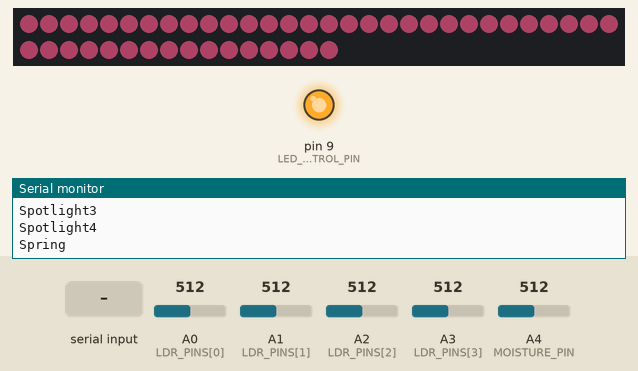
This sketch was run on a simulated Arduino Uno, built with avr-gcc and run on an emulated ATmega328P. On the bench: 46 RGB LEDs in strip order, left to right, continuing on the next row, output pins drawn as LEDs (lit = HIGH), the last lines printed to the serial monitor. The inputs (shaded band) are chosen by the test bench; at power-on: A0 (LDR_PINS[0]) = 512, A1 (LDR_PINS[1]) = 512, A2 (LDR_PINS[2]) = 512, A3 (LDR_PINS[3]) = 512, A4 (MOISTURE_PIN) = 512. Dim RGB values are drawn brighter than linear.

Above: at 32.2 s.
32.3 s: "Reset\n" received over Serial
At 34.01 s:
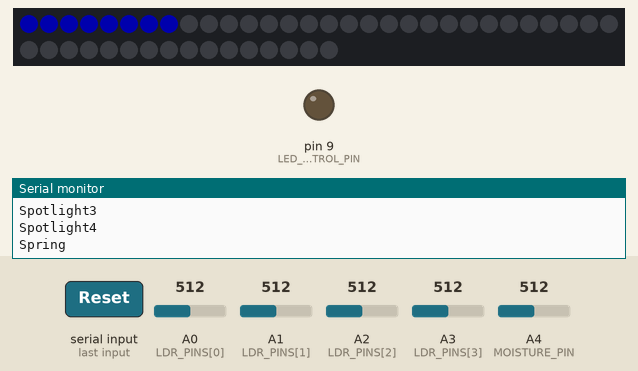
At 37.84 s:
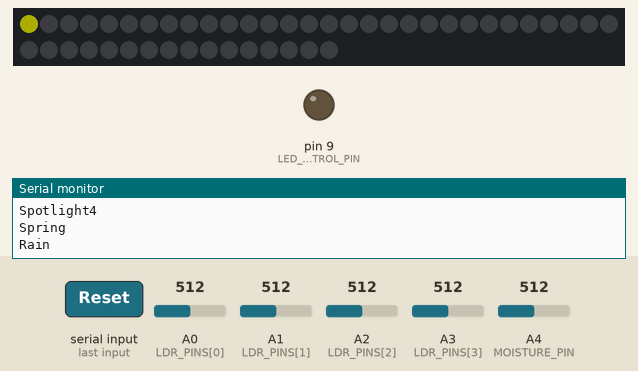
Timing chart, 0 to 39.3 s (numbered marks = the images above; inputs shaded):
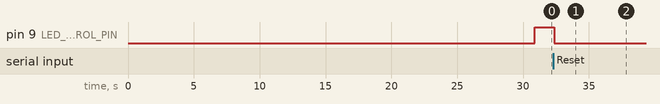

The sketch:

rooted_hope.ino
```cpp
#include <Adafruit_NeoPixel.h>

// ===== NeoPixel LED Strip Settings =====
#define LED_PIN    6
#define LED_COUNT  46

Adafruit_NeoPixel strip(LED_COUNT, LED_PIN, NEO_GRB + NEO_KHZ800);

// ===== Branch LED Settings =====
#define LED_CONTROL_PIN 9

// ===== Sensor Pin Settings =====
const int MOISTURE_PIN = A4;
const int LDR_PINS[]   = {A0, A1, A2, A3};
const int LDR_COUNT    = 4;

// ===== Threshold Values =====
const int MOISTURE_WET = 150;
const int LDR_BRIGHT   = 500;

// ===== Trigger Flags =====
bool moistureTriggered = false;
bool ldrTriggered[]    = {false, false, false, false};
bool springTriggered   = false;

void setup() {
  Serial.begin(9600);

  strip.begin();
  strip.setBrightness(50);
  setAllColor(150, 200, 255);
  strip.show();

  pinMode(LED_CONTROL_PIN, OUTPUT);
  digitalWrite(LED_CONTROL_PIN, LOW);
}

void loop() {
  // ===== Reset 신호 수신 =====
  if (Serial.available() > 0) {
    String received = Serial.readStringUntil('\n');
    received.trim();
    if (received == "Reset") {
      resetAll();
    }
  }

  int moistureValue = analogRead(MOISTURE_PIN);

  int ldrValues[LDR_COUNT];
  for (int i = 0; i < LDR_COUNT; i++) {
    ldrValues[i] = analogRead(LDR_PINS[i]);
  }

  // ===== Moisture → Rain =====
  if (!moistureTriggered && moistureValue >= MOISTURE_WET) {
    moistureTriggered = true;
    loadingFlow(0, 0, 255);
    Serial.println("Rain");
  }

  // ===== LDR → Spotlight =====
  for (int i = 0; i < LDR_COUNT; i++) {
    if (!ldrTriggered[i] && ldrValues[i] >= LDR_BRIGHT) {
      ldrTriggered[i] = true;
      loadingFlow(255, 255, 0);
      Serial.println("Spotlight" + String(i + 1));
    }
  }

  // ===== All triggered → Spring =====
  if (!springTriggered) {
    bool allDone = moistureTriggered;
    for (int i = 0; i < LDR_COUNT; i++) {
      if (!ldrTriggered[i]) {
        allDone = false;
        break;
      }
    }

    if (allDone) {
      springTriggered = true;
      loadingFlow(255, 100, 150);
      Serial.println("Spring");
      digitalWrite(LED_CONTROL_PIN, HIGH);
    }
  }

  delay(100);
}

// ===== 리셋 함수 =====
void resetAll() {
  moistureTriggered = false;
  springTriggered = false;
  for (int i = 0; i < LDR_COUNT; i++) {
    ldrTriggered[i] = false;
  }
  digitalWrite(LED_CONTROL_PIN, LOW);
  setAllColor(150, 200, 255);
  strip.show();
}

// ===== Loading bar effect =====
void loadingFlow(int r, int g, int b) {
  strip.clear();
  strip.show();
  delay(200);

  for (int i = 0; i < LED_COUNT; i++) {
    strip.setPixelColor(i, strip.Color(r, g, b));
    strip.show();
    int waitTime = map(i, 0, LED_COUNT - 1, 200, 10);
    delay(waitTime);
  }
}

// ===== Set All LEDs to One Color =====
void setAllColor(int r, int g, int b) {
  for (int i = 0; i < LED_COUNT; i++) {
    strip.setPixelColor(i, strip.Color(r, g, b));
  }
  strip.show();
}
```

Measured:
- after the input at 32.3 s, pin 9 (LED_CONTROL_PIN): HIGH → LOW after 0.09 s; the LEDs: first change after 0.10 s (image 1 shows a later state)
